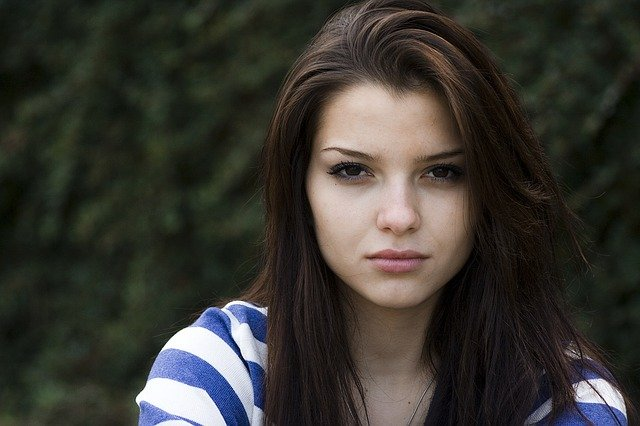
#> input picture 1.jpg, 640 x 426 px
$ jupyter execute 'haar cascade.ipynb'
#> lines starting #> are read from the running program, lines starting #| are printed output that depends on the picture; after the words box and inside, x2 and y2 are one past the last pixel; in counts of white or black regions, pixels touching at a corner belong together
## Rapid Object Detection using a Boosted Cascade of SimpleFeatures

Paul Viola -  Michael Jones

year : 2001

[cell 1]
import cv2
import glob
import numpy as np

[cell 2]
face_detector = cv2.CascadeClassifier('haarcascade_frontalface_default.xml')
eye_detector = cv2.CascadeClassifier('haarcascade_eye.xml')

[cell 3]
cv2.namedWindow('img', cv2.WINDOW_NORMAL)
for img_path in glob.glob('./*.jpg'):
    img = cv2.imread(img_path)
#> img is the input picture: shape (426, 640, 3); mean B, G, R 48.2, 54.5, 56.4
    gray_img = cv2.cvtColor(img, cv2.COLOR_BGR2GRAY)
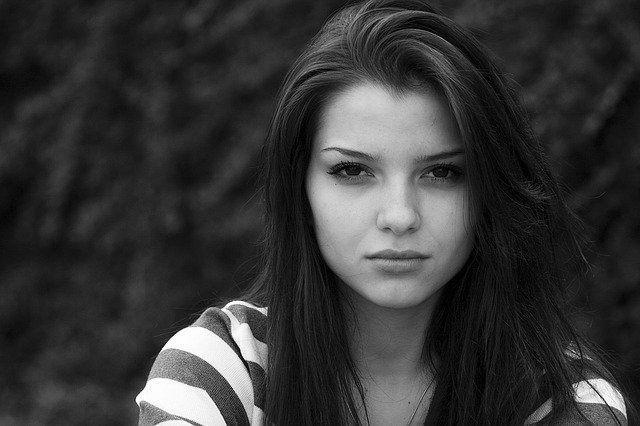
#> gray_img: shape (426, 640); min 0, max 255, mean 54.4
    faces = face_detector.detectMultiScale(gray_img, 1.05, 3)
#> faces = [[291, 97, 208, 208]]
    for(x, y, w, h) in faces:
        cv2.rectangle(img, (x, y), (x + w, y + h), (255, 0 , 0), 3)
#> this loop made 1 pass
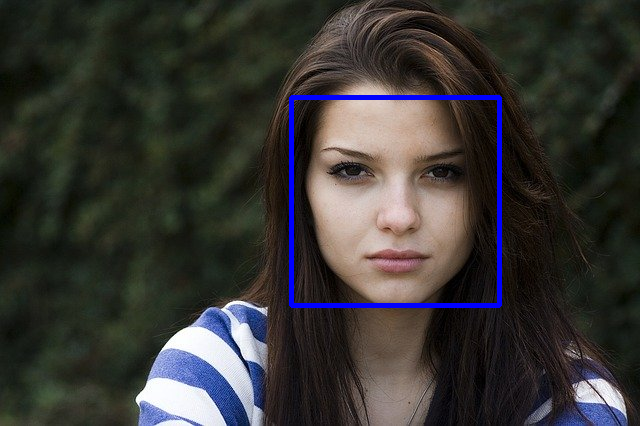
#> img: shape (426, 640, 3); 1.52% of pixels changed, all inside (x1, y1, x2, y2) = (289, 95, 502, 308)
    cv2.imshow('img', img)
    if cv2.waitKey(0) == ord('q'):
#> (key q is pressed here)
        break

cv2.destroyAllWindows()

[cell 4]
cv2.namedWindow('img', cv2.WINDOW_NORMAL)
for img_path in glob.glob('./*.jpg'):
    img = cv2.imread(img_path)
    gray_img = cv2.cvtColor(img, cv2.COLOR_BGR2GRAY)
    eyes = eye_detector.detectMultiScale(gray_img, 2, 3)
#> eyes = [[328, 152, 40, 40], [414, 154, 40, 40]]
    for(x, y, w, h) in eyes:
        cv2.rectangle(img, (x, y), (x + w, y + h), (255, 0 , 0), 3)
#> this loop made 2 passes
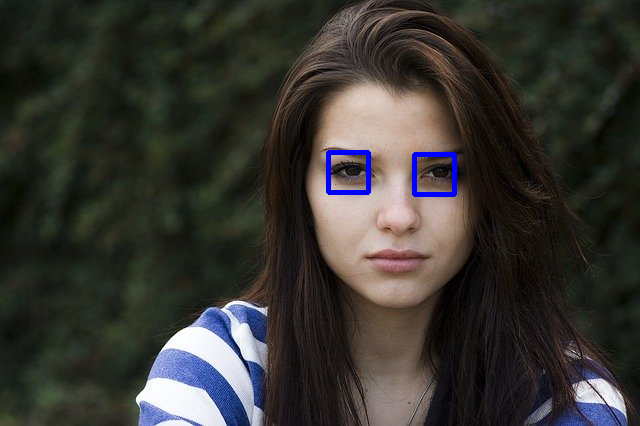
#> img: shape (426, 640, 3); 0.58% of pixels changed, all inside (x1, y1, x2, y2) = (326, 150, 457, 197)
    cv2.imshow('img', img)
    if cv2.waitKey(0) == ord('q'):
#> (key q is pressed here)
        break

cv2.destroyAllWindows()

[cell 5]
body_detector = cv2.CascadeClassifier('haarcascade_fullbody.xml')

[cell 6]
def change(value):
    pass

[cell 7]
cap = cv2.VideoCapture('people.mp4')
cv2.namedWindow('img', cv2.WINDOW_NORMAL)
cv2.namedWindow('setting')
cv2.createTrackbar('scale', 'setting', 1, 100, change)
cv2.createTrackbar('min neighbor', 'setting', 1, 10, change)
while True:
    ret, frame = cap.read()
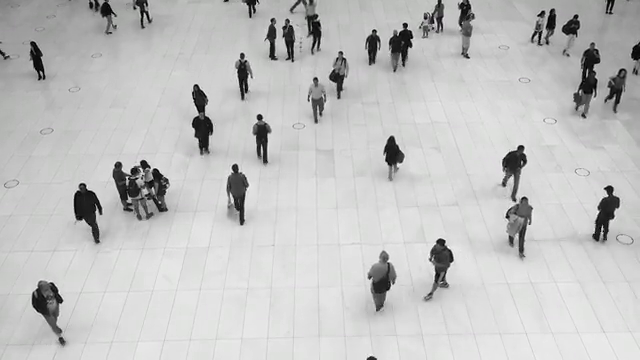
#> input picture frame 34 of people.mp4, 640 x 360 px
#> frame is the input picture: shape (360, 640, 3); mean B, G, R 193.5, 193.8, 193.6
    if not ret:
        break
    frame_gray = cv2.cvtColor(frame, cv2.COLOR_BGR2GRAY)
    scale = cv2.getTrackbarPos('scale', 'setting')
#> scale = 1
    min_neighbor = cv2.getTrackbarPos('min neighbor', 'setting')
#> min_neighbor = 1
    scaled = np.interp(scale, [1, 100], [1.05, 6])
#> scaled = 1.05
    bodies = body_detector.detectMultiScale(frame_gray, scaled, min_neighbor)
#> bodies = 20 rows, first 6: [417, 11, 16, 31], [327, 57, 23, 46], [360, 25, 23, 47], [229, 48, 28, 57], [604, 74, 23, 46], [376, 127, 29, 59]
    cv2.putText(frame, str(scaled), (20, 50), cv2.FONT_HERSHEY_COMPLEX, 1 , (255, 0, 0))
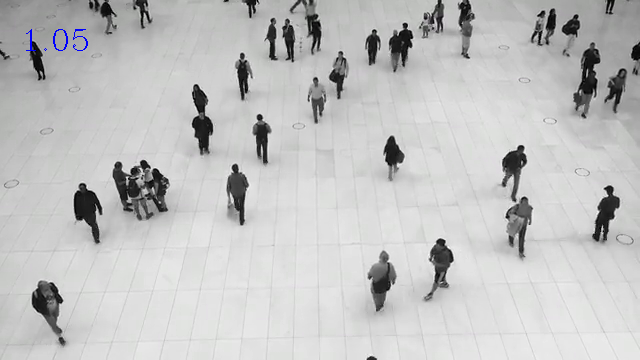
#> frame: shape (360, 640, 3); 0.1% of pixels changed, all inside (x1, y1, x2, y2) = (26, 29, 88, 51)
    cv2.putText(frame, str(min_neighbor), (20, 100), cv2.FONT_HERSHEY_COMPLEX, 1, (255, 0, 0))
#> frame: shape (360, 640, 3); 0.02% of pixels changed, all inside (x1, y1, x2, y2) = (26, 79, 36, 101)
    for (x, y, w, h) in bodies:
        cv2.rectangle(frame, (x, y), (x + w, y + h), (255, 0, 0), 3)
#> this loop made 20 passes
#> (x, y, w, h) on passes 1 to 12: (417, 11, 16, 31), (327, 57, 23, 46), (360, 25, 23, 47), (229, 48, 28, 57), (604, 74, 23, 46), (376, 127, 29, 59), (275, 10, 28, 57), (322, 92, 25, 50), (360, 248, 37, 74), (258, 12, 28, 55), (301, 6, 27, 55), (380, 15, 34, 68)
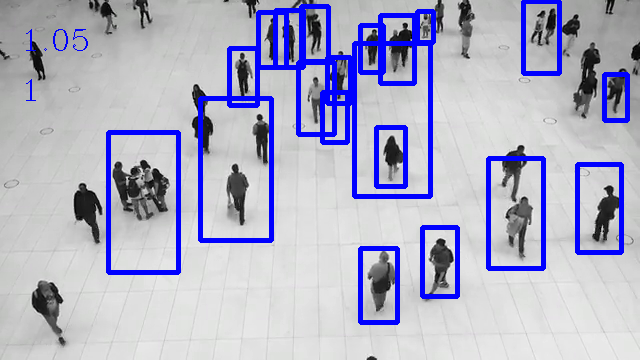
#> frame: shape (360, 640, 3); mean B, G, R 199.3, 176.1, 175.9
    cv2.imshow('img', frame)
    if cv2.waitKey(150) == ord('q'):
#> (key q is pressed here)
        break
cv2.destroyAllWindows()
cap.release()
